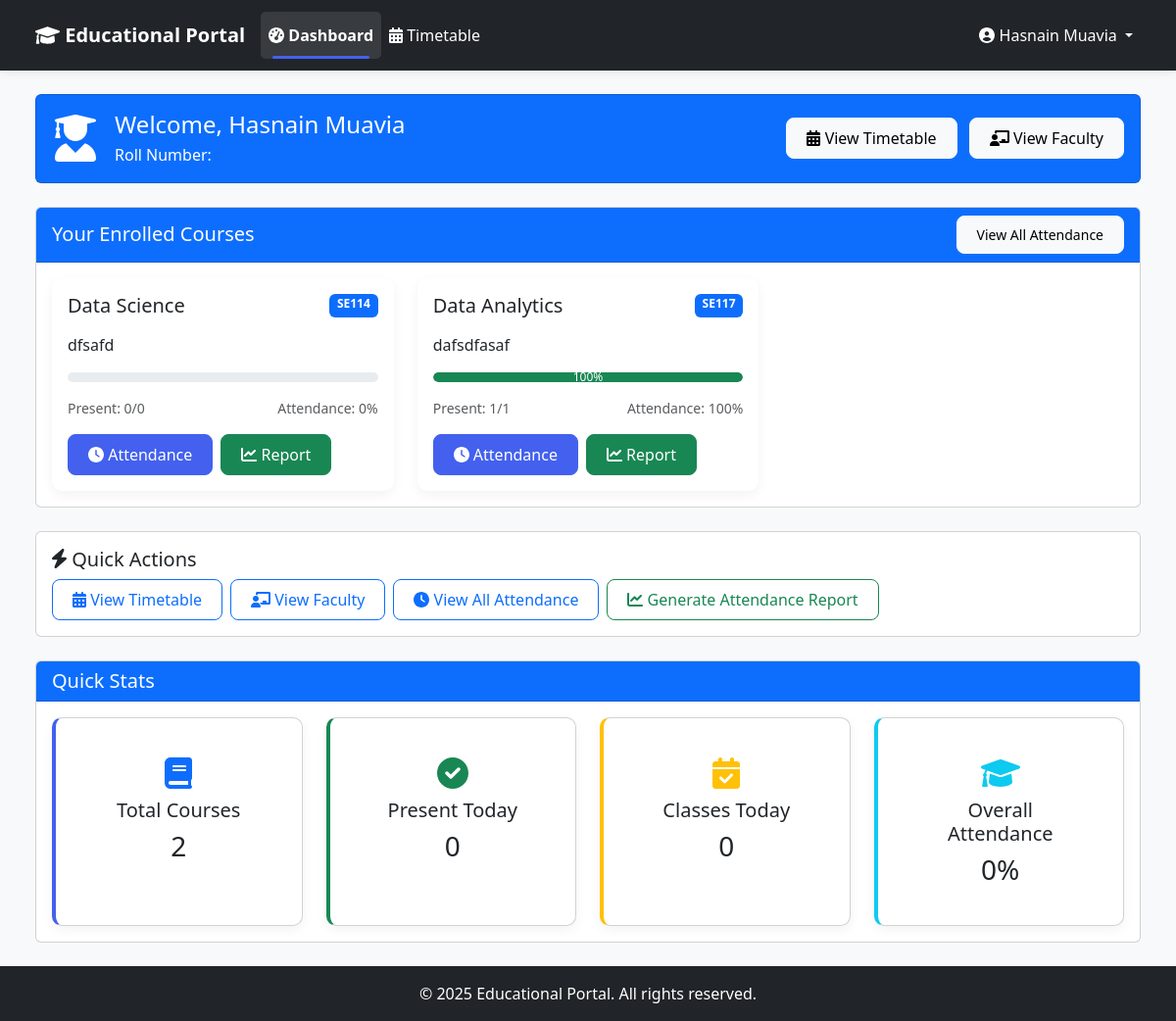
The app's page /student-dashboard/ (signed in), older data.
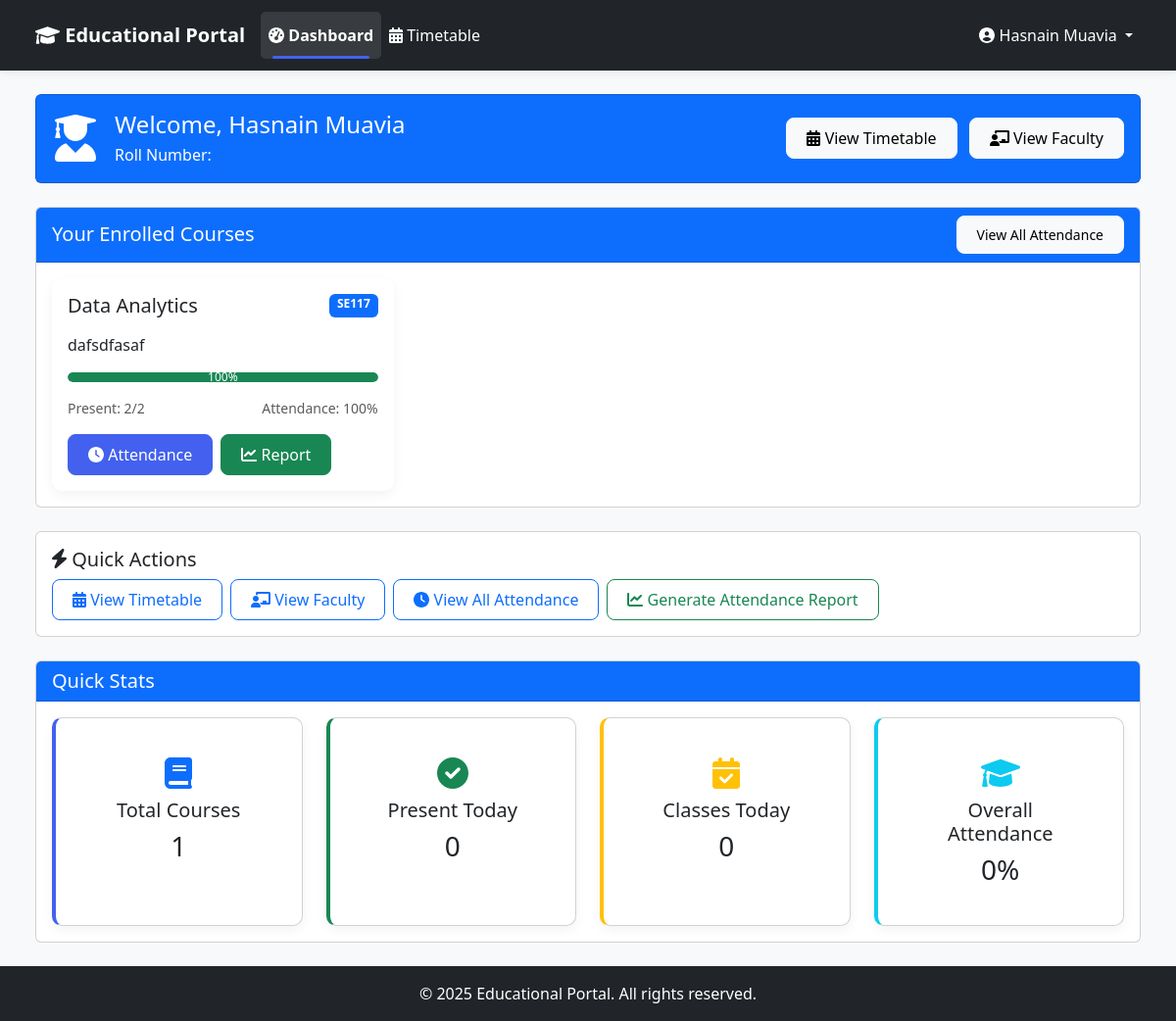
The same page, newer data.
### core/models.py (models this page shows, shortened)
class Course(models.Model):
    name = models.CharField(max_length=100)
    code = models.CharField(max_length=20, unique=True)
    description = models.TextField(blank=True, null=True)

### student_dashboard/views.py (the view)
# urls.py: path('', views.dashboard, name='admin_dashboard'),
@login_required
@user_passes_test(is_student)
def dashboard(request):
    student = get_object_or_404(Student, user=request.user)
    courses = student.courses.all()
    for course in courses:
        total_classes = Attendance.objects.filter(course=course, student=student).count()
        present_classes = Attendance.objects.filter(course=course, student=student, is_present=True).count()
        course.attendance_percentage = round((present_classes / total_classes * 100) if total_classes > 0 else 0)
        course.total_classes = total_classes
        course.present_classes = present_classes
    context = {
        'student': student,
        'courses': courses,
    }
    return render(request, 'student_dashboard/dashboard.html', context)

### core/models.py (called while the page is built)
    def is_faculty(self):
        return self.role == Role.FACULTY

    def is_student(self):
        return self.role == Role.STUDENT

### student_dashboard/views.py (called while the page is built)
def is_student(user):
    return user.is_authenticated and user.is_student()

### templates/student_dashboard/dashboard.html (shortened to what the changed rows need)
{% extends 'base.html' %}
{% block content %}
<div class="container-fluid">
    <div class="row mb-4">
        <div class="col-12">
            <div class="card">
                <div class="card-body">
                    <div class="row g-4">
                        {% for course in courses %}
                        <div class="col-12 col-md-6 col-xl-4">
                            <div class="card dashboard-card h-100">
                                <div class="card-body">
                                    <div class="d-flex justify-content-between mb-3">
                                        <h5 class="card-title mb-0">{{ course.name }}</h5>
                                        <span class="badge bg-primary">{{ course.code }}</span>
                                    </div>
                                    <p class="card-text">{{ course.description|truncatechars:100 }}</p>
                                    <div class="progress mb-3" style="height: 10px;">
                                        {% if course.total_classes > 0 %}
                                        <div class="progress-bar
                                             {% if course.attendance_percentage >= 75 %}
                                             bg-success
                                             {% elif course.attendance_percentage >= 60 %}
                                             bg-warning
                                             {% else %}
                                             bg-danger
                                             {% endif %}"
                                             role="progressbar"
                                             style="width: {{ course.attendance_percentage }}%"
                                             aria-valuenow="{{ course.attendance_percentage }}"
                                             aria-valuemin="0"
                                             aria-valuemax="100">
                                            {{ course.attendance_percentage }}%
                                        </div>
                                        {% else %}
                                        <div class="progress-bar bg-secondary" role="progressbar" style="width: 100%" aria-valuenow="0" aria-valuemin="0" aria-valuemax="100">
                                            No classes yet
                                        </div>
                                        {% endif %}
                                    </div>
                                    <div class="d-flex justify-content-between mb-3">
                                        <small class="text-muted">Present: {{ course.present_classes }}/{{ course.total_classes }}</small>
                                        <small class="text-muted">Attendance: {{ course.attendance_percentage }}%</small>
                                    </div>
                                    <div class="d-flex gap-2">
                                        <a href="{% url 'student_course_attendance' course.id %}" class="btn btn-primary">
                                            <i class="fas fa-clock"></i> Attendance
                                        </a>
                                        <a href="{% url 'student_course_report' course.id %}" class="btn btn-success">
                                            <i class="fas fa-chart-line"></i> Report
                                        </a>
                                    </div>
                                </div>
                            </div>
                        </div>
                        {% empty %}
                        <div class="col-12">
                            <div class="alert alert-info" role="alert">
                                <i class="fas fa-info-circle"></i> You are not enrolled in any courses yet.
                            </div>
                        </div>
                        {% endfor %}
                    </div>
                </div>
            </div>
        </div>
    </div>
    <div class="row">
        <div class="col-12">
            <div class="card">
                <div class="card-body">
                    <div class="row g-4">
                        <div class="col-6 col-md-3">
                            <div class="card stat-card primary text-center h-100">
                                <div class="card-body">
                                    <i class="fas fa-book fa-2x mb-2 text-primary"></i>
                                    <h5 class="card-title">Total Courses</h5>
                                    <h3 class="mb-0">{{ courses.count }}</h3>
                                </div>
                            </div>
                        </div>
                    </div>
                </div>
            </div>
        </div>
    </div>
</div>
{% endblock %}
{% block extra_css %}
<link rel="stylesheet" href="https://cdnjs.cloudflare.com/ajax/libs/font-awesome/6.0.0/css/all.min.css">
{% endblock %}

Row changes from the older to the newer data that the page shows:
removed Course: name "Data Science", code "SE114", description "dfsafd", present_classes "0", total_classes "0", attendance_percentage "0"
computed for Course "Data Analytics": present_classes "1" → "2"; total_classes "1" → "2"
Text that changed along with them:
{{ courses.count }}: "2" → "1"
